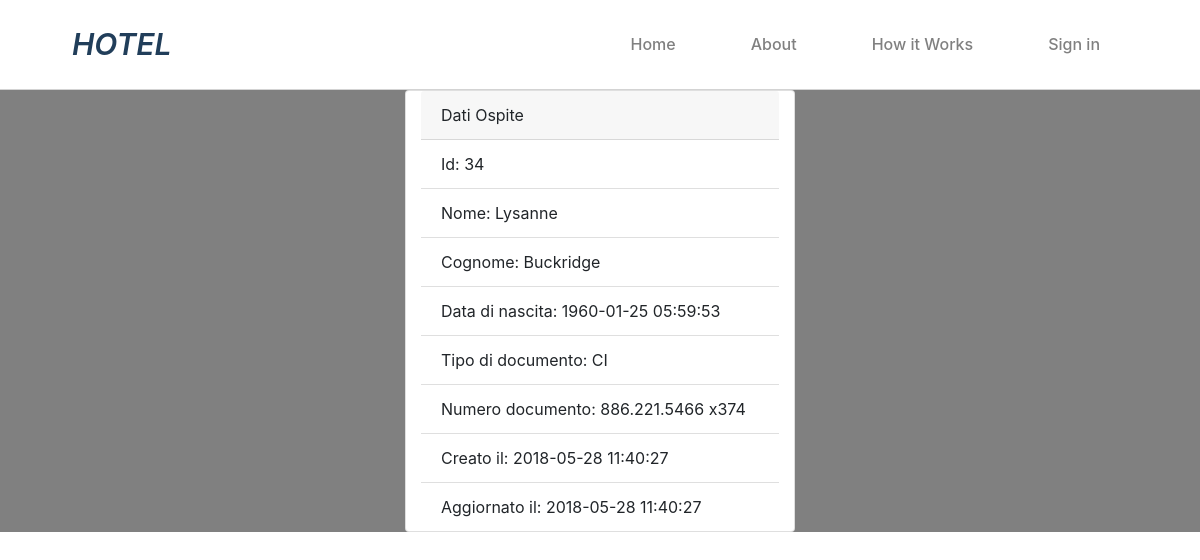
Page /show/show.php?id=34 on the committed database.
### tables this page shows
CREATE TABLE `ospiti` (
  `id` int(10) UNSIGNED NOT NULL,
  `name` varchar(255) NOT NULL,
  `lastname` varchar(255) NOT NULL,
  `date_of_birth` datetime NOT NULL,
  `document_type` varchar(1024) NOT NULL,
  `document_number` varchar(1024) NOT NULL,
  `created_at` timestamp NULL DEFAULT NULL,
  `updated_at` timestamp NULL DEFAULT NULL
);

### show/database_show_single.php (called while the page is built, shortened)
<?php
$conn = new mysqli($servername, $username, $password, $dbname);
$sql = 'SELECT * FROM `ospiti`;';
$result = $conn->query($sql);
if ($result->num_rows > 0) {
$ospiti = [];
  while($row = $result->fetch_assoc()) {
    $ospiti[] = $row;
  }
} else {
  echo '0 results';
}
?>

### show/show.php (the view)
<!DOCTYPE html>
<html lang="en" dir="ltr">
    <?php
    include 'database_show_single.php';
    include '../partials/_head.php';
    include '../partials/_nav.php';
    ?>
  <body>
    <div class="wra_p container-fluid">
      <div class="card col-4" style="width: 50%;">
        <div class="card-header">
          Dati Ospite
        </div>
        <ul class="list-group list-group-flush">
          <?php foreach ($ospiti as $key => $value) {
            if ($_GET['id'] === $value['id']) {
              ?><li class="list-group-item"><?php echo 'Id: '.$value['id']; ?></li>
              <li class="list-group-item"><?php echo 'Nome: '.$value['name']; ?></li>
              <li class="list-group-item"><?php echo 'Cognome: '.$value['lastname']; ?></li>
              <li class="list-group-item"><?php echo 'Data di nascita: '.$value['date_of_birth']; ?></li>
              <li class="list-group-item"><?php echo 'Tipo di documento: '.$value['document_type']; ?></li>
              <li class="list-group-item"><?php echo 'Numero documento: '.$value['document_number']; ?></li>
              <li class="list-group-item"><?php echo 'Creato il: '.$value['created_at']; ?></li>
              <li class="list-group-item"><?php echo 'Aggiornato il: '.$value['updated_at']; ?></li>
              <?php
            }
          }
          ?>
        </ul>
      </div>
    </div>
  </body>
</html>

### rows in the picture
ospiti: id "34", name "Lysanne", lastname "Buckridge", date_of_birth "1960-01-25 05:59:53", document_type "CI", document_number "886.221.5466 x374", created_at "2018-05-28 11:40:27", updated_at "2018-05-28 11:40:27"
